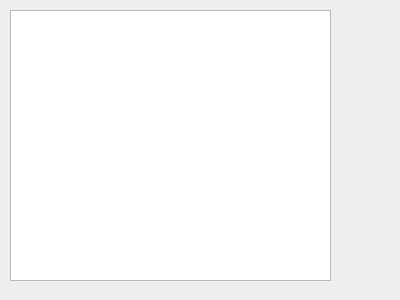
<?xml version="1.0" encoding="UTF-8"?>
<ui version="4.0">
 <class>Form</class>
 <widget class="QWidget" name="Form">
  <property name="geometry">
   <rect>
    <x>0</x>
    <y>0</y>
    <width>400</width>
    <height>300</height>
   </rect>
  </property>
  <property name="windowTitle">
   <string>Form</string>
  </property>
  <widget class="QTableView" name="tableview">
   <property name="geometry">
    <rect>
     <x>10</x>
     <y>10</y>
     <width>321</width>
     <height>271</height>
    </rect>
   </property>
  </widget>
 </widget>
 <resources/>
 <connections/>
</ui>
